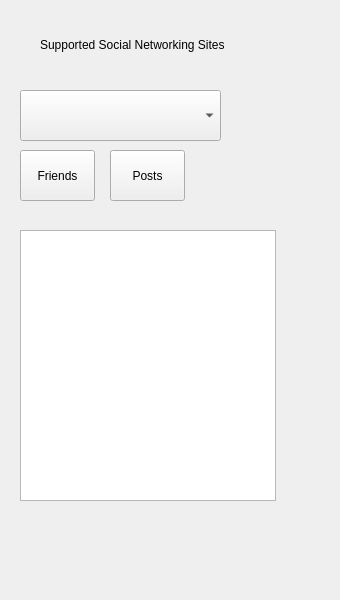
<?xml version="1.0" encoding="UTF-8"?>
<ui version="4.0">
 <class>SmfClientApp</class>
 <widget class="QWidget" name="SmfClientApp">
  <property name="geometry">
   <rect>
    <x>0</x>
    <y>0</y>
    <width>340</width>
    <height>600</height>
   </rect>
  </property>
  <property name="windowTitle">
   <string>SmfClientApp</string>
  </property>
  <widget class="QListWidget" name="listWidget">
   <property name="geometry">
    <rect>
     <x>20</x>
     <y>230</y>
     <width>256</width>
     <height>271</height>
    </rect>
   </property>
  </widget>
  <widget class="QComboBox" name="comboBox">
   <property name="geometry">
    <rect>
     <x>20</x>
     <y>90</y>
     <width>201</width>
     <height>51</height>
    </rect>
   </property>
  </widget>
  <widget class="QPushButton" name="pushButton">
   <property name="geometry">
    <rect>
     <x>20</x>
     <y>150</y>
     <width>75</width>
     <height>51</height>
    </rect>
   </property>
   <property name="text">
    <string>Friends</string>
   </property>
  </widget>
  <widget class="QLabel" name="label">
   <property name="geometry">
    <rect>
     <x>40</x>
     <y>19</y>
     <width>271</width>
     <height>51</height>
    </rect>
   </property>
   <property name="text">
    <string>Supported Social Networking Sites</string>
   </property>
  </widget>
  <widget class="QPushButton" name="pushButton_2">
   <property name="geometry">
    <rect>
     <x>110</x>
     <y>150</y>
     <width>75</width>
     <height>51</height>
    </rect>
   </property>
   <property name="text">
    <string>Posts</string>
   </property>
  </widget>
 </widget>
 <layoutdefault spacing="6" margin="11"/>
 <resources/>
 <connections/>
</ui>
